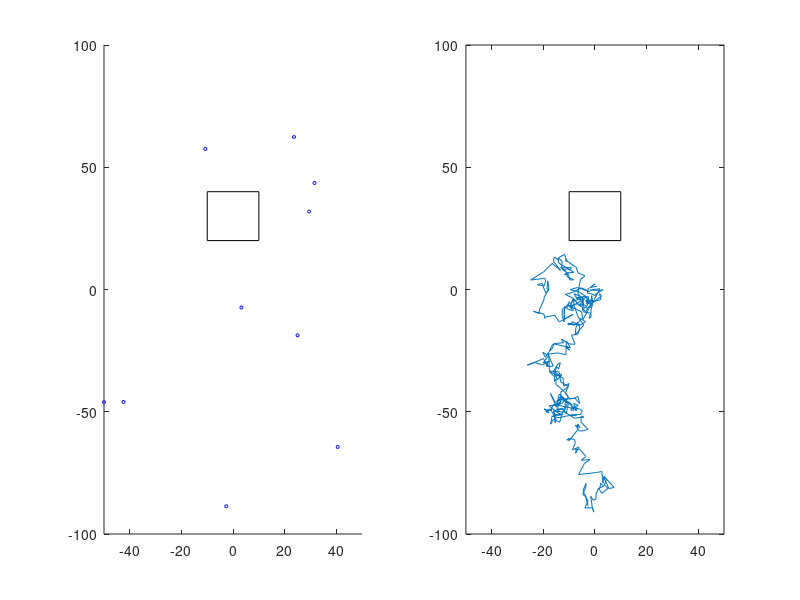

MATLAB code to generate this figure:
function [varargout] = SimpleDiffusion(varargin)
format compact;format short;close all;
scsz = get(0,'ScreenSize');



% USER ENTERED VALUES
NSteps = 400;			% number of steps (loop time)
Ndots = 10;			% number of particles
Scale = 1/10;			% scale of model (life:model)
TimeStep = 1000;		% time step (ms)
Delay = .01;			% slow animation rate by X%
XYZSize = [10 20];		% size of enclosure (XY in µm)
DiffRateA = 0.2;		% diffusion rate coefficient A
DiffRateB = 0.1;		% diffusion rate coefficient B


% BASE DIFFUSION RATES EQUATIONS
Sc = Scale;		% scale of model (life:model)
t = TimeStep/1000;	% time step (ms)
dm = 2;			% dimensions
Da = DiffRateA*t/Sc;	% Diffusion Rate A (D = L² / 2d*t)
Db = DiffRateB*t/Sc;	% Diffusion Rate B
Dr = Da/Db;		% Ratio of Da:Ds (1/Ls)^2;
Dn = Da/Dr;		% new D after scaling L
k = sqrt(dm*Da);	% stdev of D's step size distribution
L = sqrt(2*dm*Da);	% average diagonal (2D) step size
Lx = L/sqrt(2);		% average linear (1D) step size
Ls = 1/sqrt(Dr);	% scales Lx values for Dn
MSD = 2*dm*Da;		% mean squared displacement


XYZL = zeros(3,Ndots);		% XYZ particle locations
XYZS = zeros(3,Ndots);		% XYZ step sizes

XYZSize = XYZSize./Scale;	% scale enclosures 
XWIDE = XYZSize(1)/2;		% half X enclosure size (will double below)
YHIGH = XYZSize(2)/2;		% half X enclosure size (will double below)
BOX = [-1 2 2 2] ./Scale;	% special area location [X Y W H]


%===========================================%
for Nt = 1:NSteps 

	XYZS = (k * randn(3,Ndots));	% generates step sizes
	XYZL = XYZL+XYZS;		% adds step to location
	XYZLp(:,Nt) = XYZL(:,1);	% save step of first dot (for trace)

	% Keep everything inside enclosure  %
	[XYZL] = ENCLOSE(Nt,XYZL,XWIDE,YHIGH,Ndots);

	% Plot live diffusion
	MAINPLOT(Nt,XYZL,XWIDE,YHIGH,BOX);
	TRACEDOT(Nt,XYZLp,XWIDE,YHIGH,BOX);

pause(Delay);
if mod(Nt,100)==0;Nt 
end;
end % for Nt = 1:Nsteps 
%===========================================%


%===============================%
varargout = {XYZLp}; % export traced particle location
end
%===============================%




function [XYZL] = ENCLOSE(Nt,XYZL,XWIDE,YHIGH,Ndots)

	for j = 1:Ndots 
		if XYZL(1,j)>(XWIDE) || XYZL(1,j)<(-XWIDE)
			XYZL(1,j) = sign(XYZL(1,j))*(XWIDE);
		elseif XYZL(2,j)>(YHIGH) || XYZL(2,j)<(-YHIGH)
			XYZL(2,j) = sign(XYZL(2,j))*(YHIGH);
		end
	end

end


%-------------------------------------------%
% PLOT Particle Motion
%-------------------------------------------%
function [] = MAINPLOT(Nt,XYZL,XWIDE,YHIGH,BOX)
%-------------------------------------------%
xlim = [-XWIDE XWIDE]; ylim = [-YHIGH YHIGH];
%---

figure(1)
hold off;
subplot(1,2,1), 
scatter(XYZL(1,:),XYZL(2,:),5,[0 0 1]);
axis([xlim, ylim]);
rectangle('Position',BOX)
hold off;

end




%-------------------------------------------%
% TRACEDOT
%-------------------------------------------%
function [] = TRACEDOT(Nt,XYZLp,XWIDE,YHIGH,BOX)
%-------------------------------------------%
xlim = [-XWIDE XWIDE]; ylim = [-YHIGH YHIGH];
%---

figure(1)
subplot(1,2,2), 
plot( XYZLp(1,:), XYZLp(2,:) );
axis([xlim, ylim]);
rectangle('Position',BOX)
hold on;
%---

end


%=================================%
%           3D PLOT
%---------------------------------%
function [] = PLOT3D(Nt,XYZL,XWIDE,YHIGH)
%-------------------------------------------%
xlim = [-XWIDE XWIDE]; ylim = [-YHIGH YHIGH];
%---

figure(1)
hold off;
subplot(1,2,1), 
scatter3(XYZL(1,:),XYZL(2,:),5,[0 0 1]);
axis normal;
grid off
axis([xlim, ylim, zlim]);
set(gca, 'Box', 'on');
set(gca,'xticklabel',[])
set(gca,'yticklabel',[])

end





